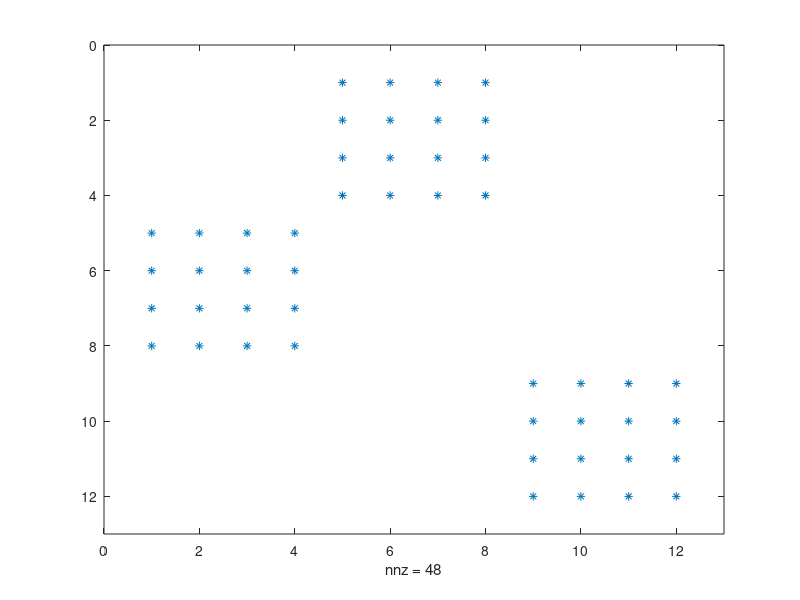

Here is the MATLAB script that generated this plot:
blocksize = 4;
nblocks = 3;
nb=nblocks;
% The elements contained in the various blocks.
% If each block is the same, it is easy to build.
% I've just used random elements.
Z = rand(blocksize,blocksize,nblocks);
[subr,subc] = meshgrid(1:blocksize);
% The pattern matrix:
blockrc = [1 2;2 1;3 3];
rowind = subr + reshape((blockrc(:,1)-1)*blocksize,[1 1 nb]);
colind = subc + reshape((blockrc(:,2)-1)*blocksize,[1 1 nb]);
% create A in one call to sparse
A = sparse(rowind(:),colind(:),Z(:),blocksize*max(blockrc(:,1)),blocksize*max(blockrc(:,2)));

spy(A)